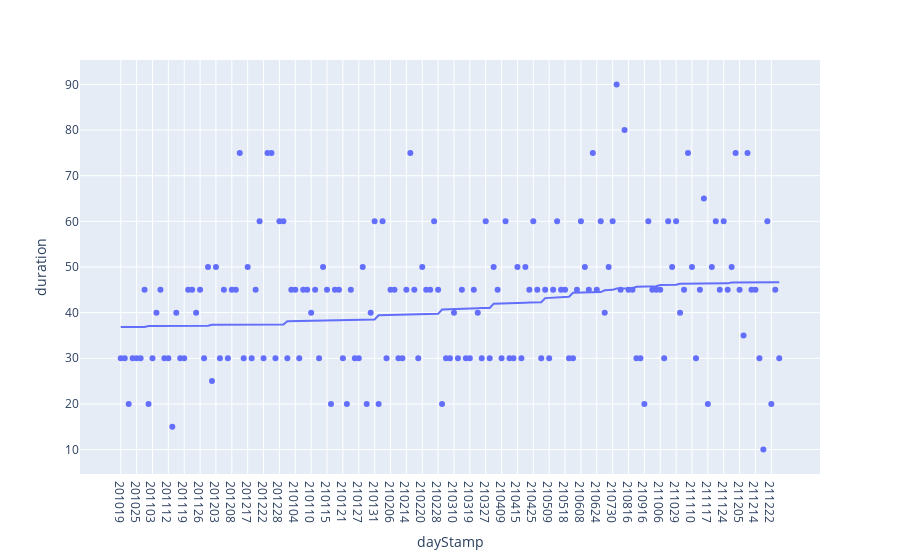

Source (notebook cell):
### Code cell
fig4 = px.scatter(groupDays, x=groupDays.index, y="duration", trendline="lowess")
fig4.show()

### Figure 1 — Plotly figure (JSON) as saved in the notebook; plotly's stock layout.template omitted (floating-point values rounded to 4 significant figures; data arrays with more than 128 entries replaced by an {"elided": "..."} marker saying what was removed)
{"data": [{"hovertemplate": "dayStamp=%{x}<br>duration=%{y}<extra></extra>", "legendgroup": "", "marker": {"color": "#636efa", "symbol": "circle"}, "mode": "markers", "name": "", "orientation": "v", "showlegend": false, "type": "scatter", "x": {"elided": "167 str values"}, "xaxis": "x", "y": {"elided": "167 float values"}, "yaxis": "y"}, {"hovertemplate": "<b>LOWESS trendline</b><br><br>dayStamp=%{x}<br>duration=%{y} <b>(trend)</b><extra></extra>", "legendgroup": "", "marker": {"color": "#636efa", "symbol": "circle"}, "mode": "lines", "name": "", "showlegend": false, "type": "scatter", "x": {"elided": "167 str values"}, "xaxis": "x", "y": {"elided": "167 float values"}, "yaxis": "y"}], "layout": {"legend": {"tracegroupgap": 0}, "margin": {"t": 60}, "xaxis": {"anchor": "y", "domain": [0.0, 1.0], "title": {"text": "dayStamp"}}, "yaxis": {"anchor": "x", "domain": [0.0, 1.0], "title": {"text": "duration"}}}}
